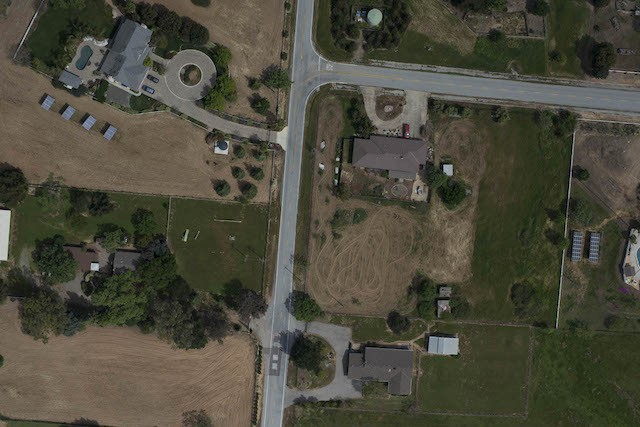
#> input picture Problem_Set_2/Problem2Images/1_1.jpg, 640 x 427 px; its folder holds 4 pictures in this run
$ python homework2.py
#> lines starting #> are read from the running program, lines starting #| are printed output that depends on the picture
### Problem_Set_2/utils.py
import numpy as np

# [8 lines left out: function listpoint_homo_coordinate, not called in this run]

def gaussian_blur_kernel_2d(size,sigma):
    kernel=np.zeros((size,size),dtype=np.float64)
    center=size//2

    normalization=0
    for i in range(size):
        for j in range(size):
            up=(i-center)**2+(j-center)**2
            down=2*(sigma**2)
            kernel[i,j]=np.exp(-up/down)
            normalization+=kernel[i,j]
    kernel/=normalization
    return kernel

### Problem_Set_2/homework2.py
# This is a raw framework for image stitching using Harris corner detection.
# For libraries you can use modules in numpy, scipy, cv2, os, etc.
import numpy as np
from scipy import ndimage, spatial
import cv2
from os import listdir
import matplotlib.pyplot as plt

#utils.py
from utils import gaussian_blur_kernel_2d,listpoint_homo_coordinate
# h,w = np.shape(img)
# pixel(x,y): x-axis: w direction 列索引; y-axis: h direction 行索引

np.random.seed(42)

IMGDIR = 'Problem2Images'

def gradient_x(img):
    # convert img to grayscale
    # should we use int type to calclate gradient?
    # should we conduct some pre-processing to remove noise? which kernel should we pply?
    # which kernel should we choose to calculate gradient_x?
    # TODO
    img = np.float64(img)
    gauss = ndimage.gaussian_filter(img, 3, mode='reflect')
    grad_x = ndimage.sobel(gauss, axis=1,mode='reflect')
    return grad_x

def gradient_y(img):
    # TODO
    img = np.float64(img)
    gauss=ndimage.gaussian_filter(img, 3, mode='reflect')
    grad_y = ndimage.sobel(gauss, axis=0, mode='reflect')
    return grad_y

def harris_response(img, alpha, win_size):
    # In this function you are going to claculate harris response R.
    # Please refer to 04_Feature_Detection.pdf page 32 for details.
    # You have to discover how to calculate det(M) and trace(M), and
    # remember to smooth the gradients.
    # Avoid using too much "for" loops to speed up.
    # TODO
    if len(img.shape) == 3:
        img = cv2.cvtColor(img, cv2.COLOR_BGR2GRAY)
    w = gaussian_blur_kernel_2d(win_size, 1.0)
    I_x = gradient_x(img)
    I_y = gradient_y(img)
    A = ndimage.convolve(I_x * I_x, w, mode='reflect')
    B = ndimage.convolve(I_x * I_y, w, mode='reflect')
    C = ndimage.convolve(I_y * I_y, w, mode='reflect')
    det = A*C - B**2
    trace = A + C
    R = det - alpha*(trace**2)
    return R

def corner_selection(R, thresh, min_dist):
    # non-maximal suppression for R to get R_selection and transform selected corners to list of tuples
    # hint:
    #   use ndimage.maximum_filter()  to achieve non-maximum suppression
    #   set those which aren’t **local maximum** to zero.
    # TODO
    local_max = ndimage.maximum_filter(R, size=min_dist)
    R_selection = (R== local_max) & (R > thresh)
    y_coords, x_coords = np.where(R_selection)
    pix = [(x, y) for x, y in zip(x_coords, y_coords)]
    return pix


def histogram_of_gradients(img, pix):
    # no template for coding, please implement by yourself.
    # You can refer to implementations on Github or other websites
    # Hint:
    #   1. grad_x & grad_y
    #   2. grad_dir by arctan function
    #   3. for each interest point, choose m*m blocks with each consists of m*m pixels
    #   4. I divide the region into n directions (maybe 8).
    #   5. For each blocks, calculate the number of derivatives in those directions and normalize the Histogram.
    #   6. After that, select the prominent gradient and take it as principle orientation.
    #   7. Then rotate it’s neighbor to fit principle orientation and calculate the histogram again.
    # TODO
    if len(img.shape) == 3:
        img = cv2.cvtColor(img, cv2.COLOR_BGR2GRAY)
    H,W =img.shape
    cell= 4
    block =16

    grad_x=gradient_x(img)
    grad_y=gradient_y(img)
    grad_mag = np.sqrt(grad_x**2 + grad_y**2)
    grad_dir = np.degrees(np.arctan2(grad_y, grad_x))
    grad_dir[grad_dir < 0] += 360

    tmp=[]
    L = block* block * 8
    delta = int(cell * block //2)
    for pixel in pix:
        cx,cy=pixel[0],pixel[1]
        feature = np.empty((L))
        feature_idx=0
        y_start = cy - delta
        y_end = cy + delta
        x_start = cx - delta
        x_end = cx + delta

        #越界，全部跳过这个block
        if y_start < 0 or x_start < 0 or y_end >= H or x_end >= W:
            feature = np.zeros(block * block * 8)
            tmp.append(feature)
            features =np.array(tmp)
            continue
        #遍历block的每个cell
        for col_start in range (x_start, x_end - cell ,cell):
            for row_start in range(y_start, y_end - cell, cell):
                col_end = col_start + cell
                row_end = row_start + cell
                #遍历cell的每个点，36个分区找主方向
                hist = np.zeros(36)
                for col in range(col_start,col_end+1):
                    for row in range(row_start,row_end+1):
                        hist[int(grad_dir[row,col] // 10) ] += grad_mag[row,col]
                main_degree = np.argmax(hist) * 10
                #再遍历cell的每个点 主方向对齐，8个分区得到特征向量
                _hist=np.zeros(8)
                for col in range(col_start,col_end+1):
                    for row in range(row_start,row_end+1):
                        rotate_dir=(grad_dir[row,col]-main_degree) % 360
                        _hist[int(rotate_dir //45)]+=grad_mag[row,col]
                #_hist =_hist/(np.linalg.norm(_hist) + 1e-10) #【*】错误：不是对一个cell单独归一化
                feature[feature_idx : feature_idx+8]=_hist
                feature_idx += 8

        feature = np.array(feature)
        feature /= (np.linalg.norm(feature) +1e-10)
        tmp.append(feature)
        features =np.array(tmp)
    return features

def feature_matching(img_1, img_2):
    R1 = harris_response(img_1, 0.04, 9)
    R2 = harris_response(img_2, 0.04, 9)
    cor1 = corner_selection(R1, 0.01*np.max(R1), 5)
    cor2 = corner_selection(R2, 0.01*np.max(R1), 5)
    fea1 = histogram_of_gradients(img_1, cor1)
    fea2 = histogram_of_gradients(img_2, cor2)
    dis = spatial.distance.cdist(fea1, fea2, metric='euclidean')
    dis+=1e-7
    threshold = 0.75
    pixels_1 = []
    pixels_2 = []
    p1, p2 = np.shape(dis)
    if p1 < p2:
        for p in range(p1):
            dis_min = np.min(dis[p])
            pos = np.argmin(dis[p])
            dis[p][pos] = np.max(dis)
            if dis_min/np.min(dis[p])  <= threshold:
                pixels_1.append(cor1[p])
                pixels_2.append(cor2[pos])
                dis[:, pos] = np.max(dis)

    else:
        for p in range(p2):
            dis_min = np.min(dis[:, p])
            pos = np.argmin(dis[:, p])
            dis[pos][p] = np.max(dis)
            if dis_min/np.min(dis[:, p]) <= threshold:
                pixels_2.append(cor2[p])
                pixels_1.append(cor1[pos])
                dis[pos] = np.max(dis)
    min_len = min(np.shape(cor1)[0], np.shape(cor2)[0])

    print("num of valid points:",np.shape(pixels_1)[0])
    rate = np.shape(pixels_1)[0]/min_len

    print("final rate: ",rate)
    assert rate >= 0.03, "Fail to Match!"

    return pixels_1, pixels_2

# [239 lines left out: functions test_matching, compute_homography, align_pair, stitch_blend, generate_panorama, MakePanorama_grail and 3 more, not called in this run]

def pair_image_stitching(img1,img2):
    pixels1, pixels2 = feature_matching(img1,img2)
    homo_matrix = align_pair(pixels1, pixels2)
    stitched=stitch_blend(img1,img2,homo_matrix)
    return stitched

def PairStitching():
    img1 = cv2.imread(f'{IMGDIR}/1_1.jpg')
#> img1 is the input picture: shape (427, 640, 3); mean B, G, R 60.6, 74.1, 75.9
    img2 = cv2.imread(f'{IMGDIR}/1_2.jpg')
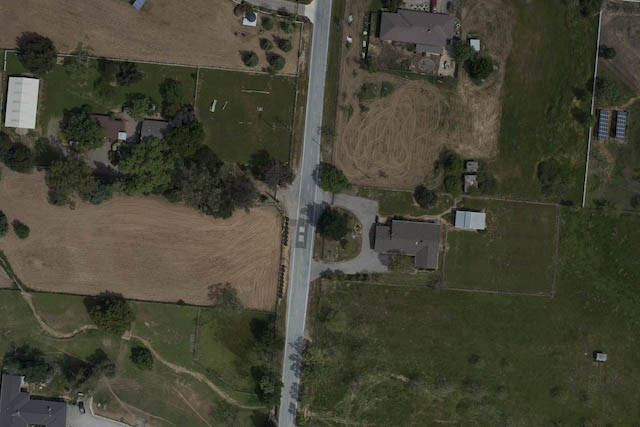
#> input picture Problem_Set_2/Problem2Images/1_2.jpg, 640 x 427 px
#> img2 is the input picture: shape (427, 640, 3); mean B, G, R 52.7, 68.3, 69.2
    print("Now create visualizations on pair image stitching....")
    cv2.imwrite('outputs/blend_1.png', pair_image_stitching(img1,img2))
#> call 2 of harris_response, with alpha = 0.04, win_size = 9
#> in gradient_y (call 2), `grad_y = ndimage.sobel(gauss, axis=0, mode='reflect')`:
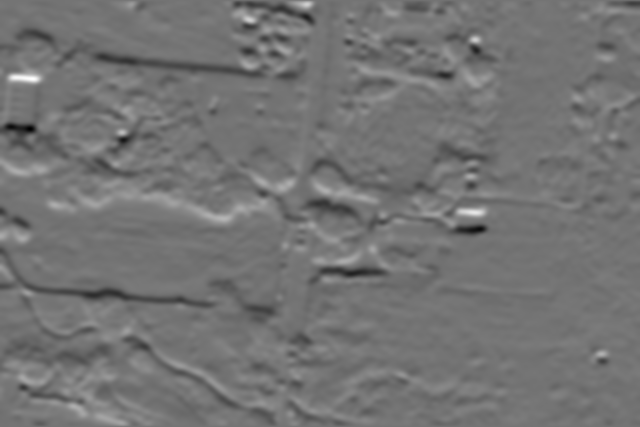
#> grad_y: shape (427, 640) float64; min -110.2, max 132, mean -0.1; drawn with min black and max white
#> in harris_response (call 2), `B = ndimage.convolve(I_x * I_y, w, mode='reflect')`:
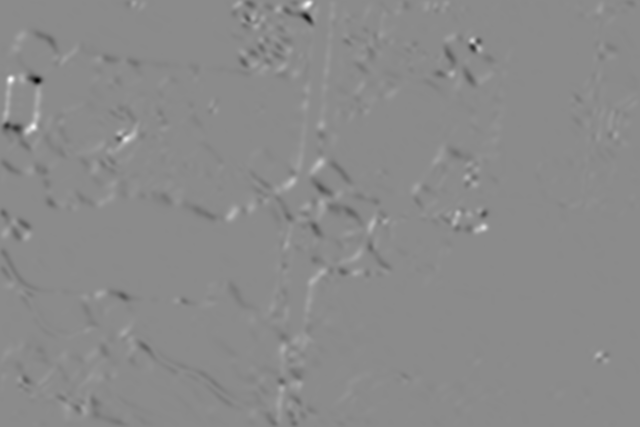
#> B: shape (427, 640) float64; min -5606.2, max 4665.1, mean -5.1; drawn with min black and max white
#> in corner_selection, `local_max = ndimage.maximum_filter(R, size=min_dist)`:
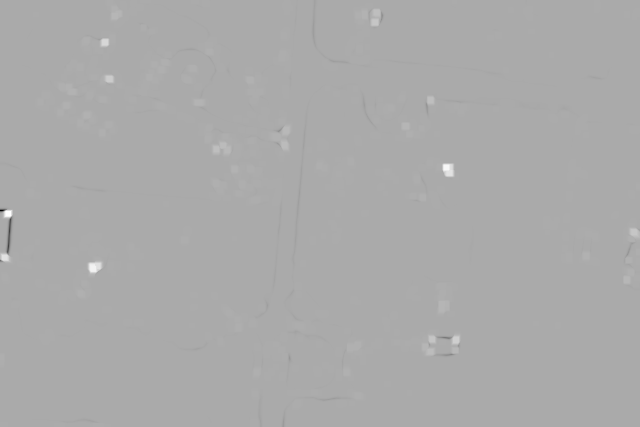
#> local_max: shape (427, 640) float64; min -6506584.3, max 3208990.4, mean 6694.7; drawn with min black and max white
#> in corner_selection, `R_selection = (R== local_max) & (R > thresh)`:
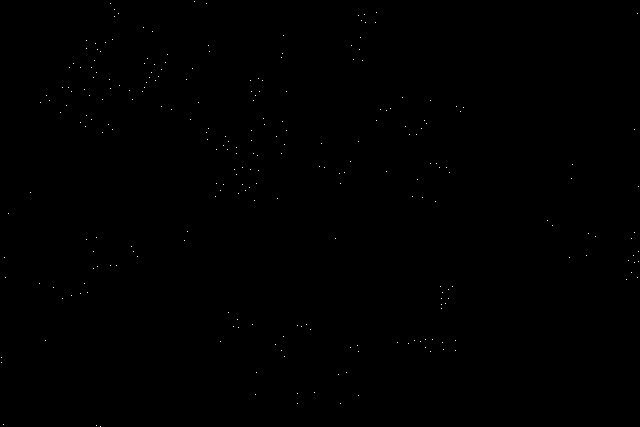
#> R_selection: shape (427, 640) bool; 0.09% white in thin lines or dots
#> in corner_selection, `y_coords, x_coords = np.where(R_selection)`: y_coords = 256 values from 1 to 426; x_coords = 256 values, max 638 at index 152, min 1 at index 242, mean 270.3
#> in corner_selection, `pix = [(x, y) for x, y in zip(x_coords, y_coords)]`: pix = 256 pairs, first value 1 to 638, second value 1 to 426
#> in feature_matching, `cor1 = corner_selection(R1, 0.01*np.max(R1), 5)`: cor1 has the same summary as pix in corner_selection
#> in corner_selection (call 2), `R_selection = (R== local_max) & (R > thresh)`: R_selection: shape (427, 640) bool; 0.05% white in thin lines or dots
#> in feature_matching, `cor2 = corner_selection(R2, 0.01*np.max(R1), 5)`: cor2 = 133 pairs, first value 1 to 615, second value 1 to 414
#> in histogram_of_gradients, `grad_dir[grad_dir < 0] += 360`:
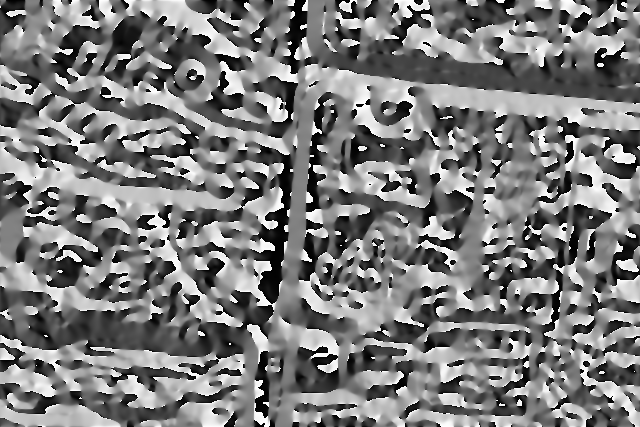
#> grad_dir: shape (427, 640) float64; min 0.000355, max 360, mean 175.3; drawn with min black and max white
#> the loop in histogram_of_gradients, `for pixel in pix:` made 256 passes
#> (cx, cy, y_start, y_end, x_start, x_end) on passes 1 to 3: (194, 1, -31, 33, 162, 226), (110, 3, -29, 35, 78, 142), (206, 3, -29, 35, 174, 238)
#> after the loop in histogram_of_gradients, `for pixel in pix:`: tmp = 256 items
#> in feature_matching, `fea1 = histogram_of_gradients(img_1, cor1)`: fea1: shape (256, 2048) float64; 84.77% of the values are NaN or infinite; the others: min 0, max 0, mean 0
#> in histogram_of_gradients (call 2), `grad_dir[grad_dir < 0] += 360`:
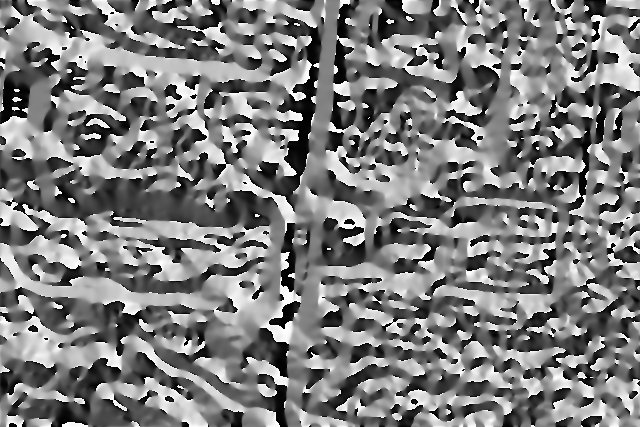
#> grad_dir: shape (427, 640) float64; min 9.53e-05, max 360, mean 176.7; drawn with min black and max white
#> the loop in histogram_of_gradients (call 2), `for pixel in pix:` made 133 passes
#> pixel on passes 16 to 27: (251, 17), (312, 17), (264, 19), (244, 20), (255, 21), (309, 26), (263, 27), (378, 35), (270, 39), (347, 39), (262, 40), (278, 40)
#> (cx, cy, y_start, y_end, x_start, x_end) on passes 1 to 6: (239, 1, -31, 33, 207, 271), (248, 1, -31, 33, 216, 280), (296, 1, -31, 33, 264, 328), (308, 1, -31, 33, 276, 340), (243, 2, -30, 34, 211, 275), (131, 3, -29, 35, 99, 163)
#> in feature_matching, `fea2 = histogram_of_gradients(img_2, cor2)`: fea2: shape (133, 2048) float64; every value is 0
#> in feature_matching, `dis+=1e-7`: dis: shape (256, 133) float64; 84.77% of the values are NaN or infinite; the others: min 1e-07, max 1e-07, mean 1e-07
#| num of valid points: 0
#| final rate:  0.0
    print("Output image: blend_1.png saved!")
    img1 = cv2.imread(f'{IMGDIR}/2_1.jpg')
    img2 = cv2.imread(f'{IMGDIR}/2_2.jpg')
    cv2.imwrite('outputs/blend_2.png', pair_image_stitching(img1,img2))
    print("Output image: blend_2.png saved!")
    img1 = cv2.imread(f'{IMGDIR}/3_1.jpg')
    img2 = cv2.imread(f'{IMGDIR}/3_2.jpg')
    cv2.imwrite('outputs/blend_3.png', pair_image_stitching(img1,img2))
    print("Output image: blend_3.png saved!")

if __name__ == '__main__':
    # make image list
    # call generate panorama and it should work well
    # save the generated image following the requirements

    #1.test
    # 目前outputs文件夹中test.jpg的效果为在超参: thrshold=0.7(in def feature_matching)下的运行结果
    #test_matching()

    #2.pair-image stitching
    # 保存1_1/1_2 2_1/2_2 3_1/3_2的pair-image stitching融合结果
    # 报告中的三张图片是按照目前上述代码的参数运行后，得到的结果
#> (the run stopped early here; a loop or call above may not have finished)
